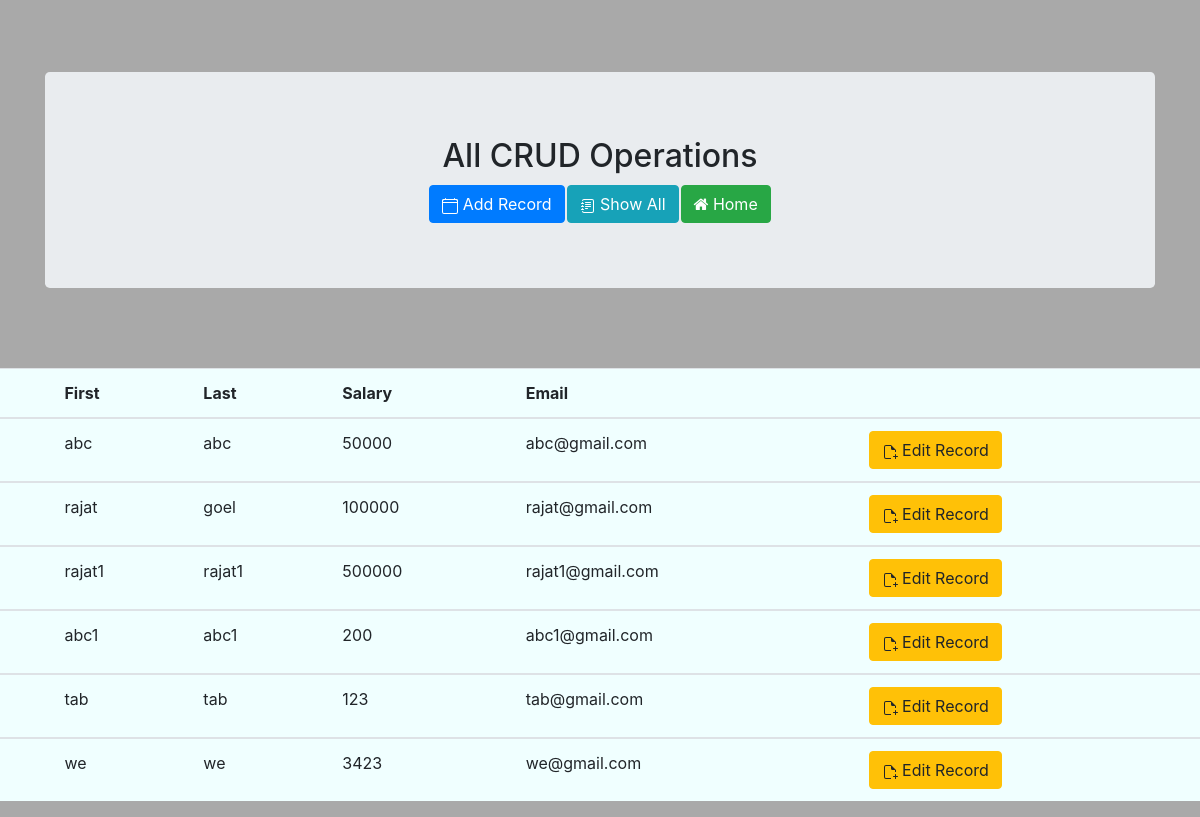
Page /showall on the committed database.
### myapp/models.py (models this page shows, shortened)
class RegisterUser(models.Model):
    fname=models.CharField(max_length=20)
    lname=models.CharField(max_length=20)
    salary = models.IntegerField()
    email = models.EmailField(max_length=200)

### myapp/views.py (the view)
# urls.py: path('showall',views.showall,name='showall'),
def showall(request):
    form = RegisterUser.objects.all()
    return render(request,'myapp/showall.html',{'form':form})

### myapp/templates/myapp/showall.html (shortened to what this page needs)
<!DOCTYPE html>
<html lang="en">
<head>
    <link rel="stylesheet" href="https://stackpath.bootstrapcdn.com/bootstrap/4.5.2/css/bootstrap.min.css">
</head>
<body>
    {% extends 'myapp/base.html' %}
{% block content %}
<br><br>
<table class="table" align="center" style="background-color: azure;"
    <thead class="thead-dark">
      <tr>
        <th scope="col"></th>
        <th scope="col">First</th>
        <th scope="col">Last</th>
        <th scope="col">Salary</th>
        <th scope="col">Email</th>
        <th scope="col"></th>
      </tr>
    <tbody>
        {% for x in form %}
      <tr>
        <th scope="row"></th>
        <td> {{ x.fname }}</td>
        <td>{{ x.lname }}</td>
        <td>{{ x.salary }}</td>
        <td>{{ x.email }}</td>
        <td><a href="{% url 'edituser' x.id %}">
              <button type="button" class="btn btn-warning">
                 Edit Record </button></a>
        </td>
      </tr>
    </tbody>
    {% endfor %}
  </table>
{% endblock %}

### myapp/templates/myapp/base.html (shortened to what this page needs)
<!DOCTYPE html>
<html lang="en">
<head>
    <link rel="stylesheet" href="https://stackpath.bootstrapcdn.com/bootstrap/4.5.2/css/bootstrap.min.css">
    <link rel="stylesheet" href="https://cdnjs.cloudflare.com/ajax/libs/font-awesome/4.7.0/css/font-awesome.min.css">
</head>
<body style="background-color: darkgray; background-image: cross-fade();"><br><br><br>
    <div class="container">
        <div class="jumbotron">
    <table border="0" align="center">
        <tr>
            <td><h2>All CRUD Operations</h2></td>
        </tr>
    </table>
    <table border="0" align="center">
        <tr>
            <td><a href="{% url 'registeruser' %}"><button type="submit" class="btn btn-primary"> Add Record</button></td></a>
            <td><a href="{% url 'showall' %}"><button type="button" class="btn btn-info"> Show All</button></td></a>
            <td><a href="{% url 'index' %}"><button type="button" class="btn btn-success"><i class="fa fa-home"></i> Home</button></td></a>
    </tr>
</table>
</div>
</div>
{% block content %}
{% endblock %}
</body>
</html>

### rows in the picture
RegisterUser: fname "abc", lname "abc", salary "50000", email "abc@gmail.com"
RegisterUser: fname "rajat", lname "goel", salary "100000", email "rajat@gmail.com"
RegisterUser: fname "rajat1", lname "rajat1", salary "500000", email "rajat1@gmail.com"
RegisterUser: fname "abc1", lname "abc1", salary "200", email "abc1@gmail.com"
RegisterUser: fname "tab", lname "tab", salary "123", email "tab@gmail.com"
RegisterUser: fname "we", lname "we", salary "3423", email "we@gmail.com"
